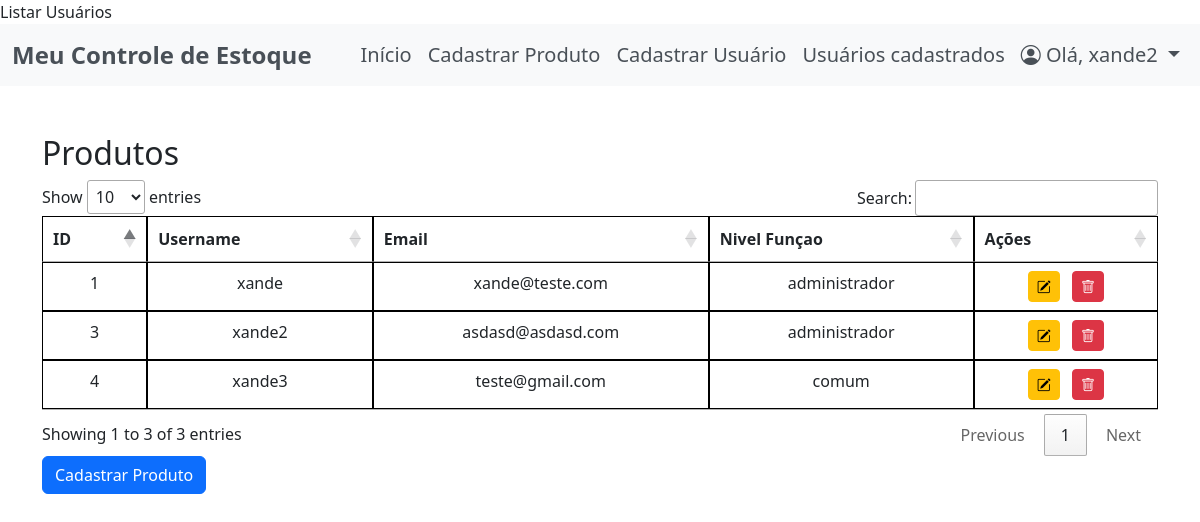
The page /listar_usuarios/ (signed in) on the database its author committed.
### app/models.py (models this page shows)
class Usuario(UserMixin, db.Model):
    id = db.Column(db.Integer, primary_key=True, autoincrement=True)
    username = db.Column(db.String(100), nullable=False, unique=True)
    password = db.Column(db.String(100), nullable=False)
    confirm_password = db.Column(db.String(100), nullable=False)
    email = db.Column(db.String(100), nullable=False, unique=True)
    nivel_funcao = db.Column(db.String(15), nullable=False, default='comum')

### app/routes.py (the view)
@bp.route('/listar_usuarios/', methods=['GET', 'POST'])
def listar_usuarios():
    if current_user.nivel_funcao != 'administrador':
        abort(403)
    try:
        todos_usuarios = Usuario.query.all()
    except:
        return "<h1> Não existem usuarios cadastrados  </h1>"
    return render_template('listar_usuarios.html', todos_usuarios=todos_usuarios)

### app/__init__.py (called while the page is built)
@login_manager.user_loader
def load_user(user_id):
    from app.models import Usuario
    return Usuario.query.get(int(user_id))

### app/templates/listar_usuarios.html (shortened to what this page needs)
{% extends 'base.html' %}
{% block content %}
<div class="container mt-5">
    <h2>Produtos</h2>
    <table id="produtoTabela" class="table table-bordered">
        <thead class="thead-dark">
            <tr>
                <th>ID</th>
                <th>Username</th>
                <th>Email</th>
                <th>Nivel Funçao</th>
                {% if current_user.nivel_funcao != 'comum' %}
                <th>Ações</th>
                {% endif %}
            </tr>
        </thead>
        <tbody>
            {% for usuario in todos_usuarios %}
            <tr class="text-center">
                <td>{{ usuario.id }}</td>
                <td>{{ usuario.username }}</td>
                <td>{{ usuario.email }}</td>
                <td>{{ usuario.nivel_funcao }}</td>
                {% if current_user.nivel_funcao != 'comum' %}
                <td>
                    <a href="{{ url_for('routes.editar_usuario_comum', usuario_id=usuario.id) }}"
                        class="btn btn-sm btn-warning me-2">
                        <i class="bi bi-pencil-square"></i>
                    </a>
                    <form action="{{ url_for('routes.deletar_usuario_comum', usuario_id=usuario.id) }}" method="POST"
                        style="display:inline;">
                        <button type="submit" class="btn btn-sm btn-danger"
                            onclick="return confirm('Tem certeza que deseja excluir este usuario?');">
                            <i class="bi bi-trash"></i>
                        </button>
                    </form>
                </td>
                {% endif %}
            </tr>
            {% endfor %}
        </tbody>
    </table>
    {% if current_user.nivel_funcao != 'comum' %}
    <a href="{{ url_for('routes.cadastrar_produto') }}" class="btn btn-primary">Cadastrar Produto</a>
    {% endif %}
</div>
{% endblock %}

### app/templates/base.html (shortened to what this page needs)
<!DOCTYPE html>
<html lang="en">
<head>
    <link rel="stylesheet" href="https://cdn.datatables.net/1.13.6/css/jquery.dataTables.min.css">
    <link href="https://cdn.jsdelivr.net/npm/bootstrap@5.3.0/dist/css/bootstrap.min.css" rel="stylesheet">
    <link href="https://cdn.jsdelivr.net/npm/bootstrap-icons/font/bootstrap-icons.css" rel="stylesheet">
    <link rel="stylesheet" href="{{ url_for('static', filename='css/style.css') }}">
</head>
<body>
    {% block nav %}
    <nav class="navbar navbar-expand-lg" style="background-color: #f8f9fa;">
        <div class="container-fluid">
            <a class="navbar-brand fw-bold fs-4" href="#" style="color: #495057;">Meu Controle de Estoque</a>
            <div class="collapse navbar-collapse" id="navbarNav">
                <ul class="navbar-nav ms-auto">
                    <li class="nav-item">
                        <a class="nav-link fs-5" href="{{ url_for('routes.index') }}" style="color: #495057;">Início</a>
                    </li>
                    {% if current_user.nivel_funcao != 'comum' %}
                    <li class="nav-item">
                        <a class="nav-link fs-5" href="{{ url_for('routes.cadastrar_produto') }}" style="color: #495057;">Cadastrar Produto</a>
                    </li>
                    <li class="nav-item">
                        <a class="nav-link fs-5" href="{{ url_for('routes.registrar_usuario_comum') }}" style="color: #495057;">Cadastrar Usuário</a>
                    </li>
                    <li class="nav-item">
                        <a class="nav-link fs-5" href="{{ url_for('routes.listar_usuarios') }}" style="color: #495057;">Usuários cadastrados</a>
                    </li>
                    {% endif %}
                    <li class="nav-item dropdown">
                        <a class="nav-link dropdown-toggle fs-5" href="#" id="perfilDropdown" role="button" data-bs-toggle="dropdown" aria-expanded="false" style="color: #495057;">
                            <i class="bi bi-person-circle"></i> Olá, {{ current_user.username }}
                        </a>
                    </li>
                </ul>
            </div>
        </div>
    </nav>
    {% endblock %}
    {% block content %}
    {% endblock %}
</body>
</html>

### app/static/css/style.css (style rules this page uses)
.table-bordered>:not(caption)>*>* { border-width: 1px; border: 1px solid #000000; }

### rows shown on the page
Usuario: username "xande2", id "3", email "asdasd@asdasd.com", nivel_funcao "administrador"
Usuario: id "1", username "xande", email "xande@teste.com", nivel_funcao "administrador"
Usuario: id "4", username "xande3", email "teste@gmail.com", nivel_funcao "comum"
